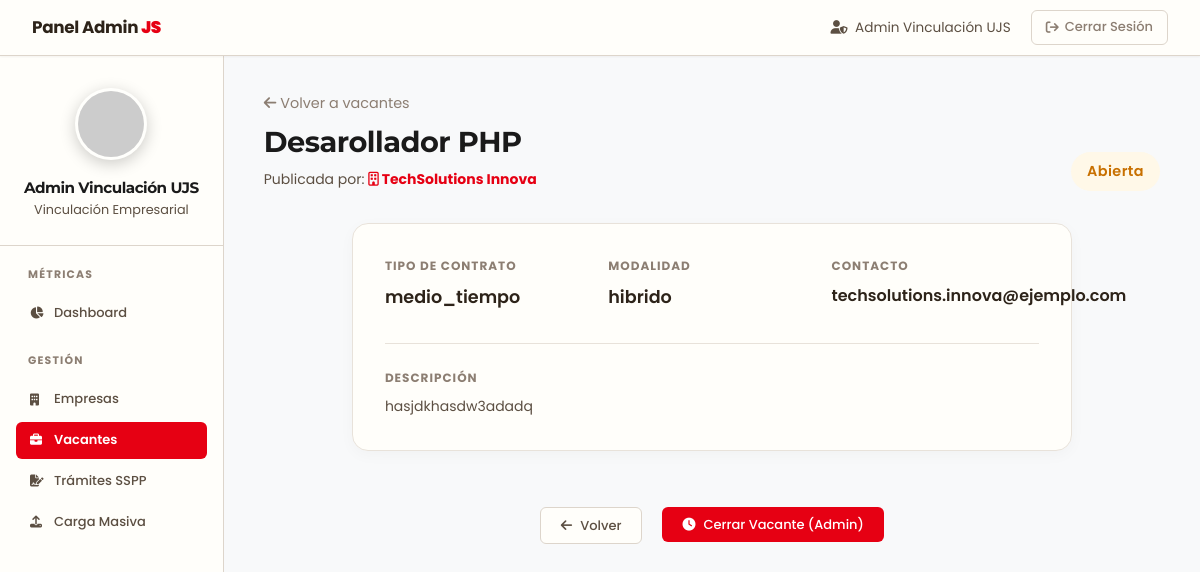
The app's page /admin/empresas/detalle_vacante.php?id=5 (signed in) with its own data.
### tables this page shows
CREATE TABLE `vacantes` (
  `id_vacante` int(11) NOT NULL,
  `id_empresa` int(11) NOT NULL,
  `titulo` varchar(255) NOT NULL,
  `descripcion` text NOT NULL,
  `tipo_contrato` enum('tiempo_completo','medio_tiempo','practicas','temporal','proyecto') NOT NULL,
  `modalidad` enum('presencial','remoto','hibrido') NOT NULL,
  `salario_ofrecido` decimal(10,2) DEFAULT NULL,
  `carrera_afin` varchar(100) DEFAULT NULL,
  `ubicacion` varchar(255) DEFAULT NULL,
  `estado` enum('abierta','cerrada') DEFAULT 'abierta',
  `fecha_publicacion` timestamp NOT NULL DEFAULT current_timestamp()
);

CREATE TABLE `empresas` (
  `id_empresa` int(11) NOT NULL,
  `nombre_empresa` varchar(255) NOT NULL,
  `carreras_afines` text DEFAULT NULL,
  `email_contacto` varchar(255) NOT NULL,
  `password` varchar(255) NOT NULL,
  `rfc` varchar(13) DEFAULT NULL,
  `descripcion` text DEFAULT NULL,
  `sitio_web` varchar(255) DEFAULT NULL,
  `logo_url` varchar(255) DEFAULT NULL,
  `estado_validacion` enum('pendiente','aprobada','rechazada') DEFAULT 'pendiente',
  `fecha_registro` timestamp NOT NULL DEFAULT current_timestamp(),
  `es_catalogo_sspp` tinyint(1) DEFAULT 0,
  `vigencia_sspp` date DEFAULT NULL,
  `banner_url` varchar(255) DEFAULT NULL,
  `notas_internas` text DEFAULT NULL
);

### admin/controllers/DetalleVacanteController.php (called while the page is built, shortened)
<?php
require_once __DIR__ . '/../models/VacanteModel.php';
class DetalleVacanteController {
    private $conexion;
    public function __construct(PDO $conexion) {
        $this->conexion = $conexion;
    }
    public function index() {
        $nombre_admin = $_SESSION['nombre_admin'] ?? 'Admin Vinculación';
        $id_vacante = isset($_GET['id']) ? (int)$_GET['id'] : 0;
        $vacanteModel = new VacanteModel($this->conexion);
        $vacante = $vacanteModel->getDetalleVacante($id_vacante);
        require_once __DIR__ . '/../views/empresas/detalle_vacante.php';
    }
}

### admin/empresas/detalle_vacante.php (called while the page is built)
<?php
require_once '../../config/conexion.php';
require_once '../controllers/DetalleVacanteController.php';
$controller = new DetalleVacanteController($conexion);
$controller->index();

### admin/models/VacanteModel.php (called while the page is built, shortened)
<?php
class VacanteModel {
    private $conexion;
    public function __construct(PDO $conexion) {
        $this->conexion = $conexion;
    }
    public function getDetalleVacante($id_vacante) {
        $sql = "SELECT
            v.id_vacante, v.titulo, v.descripcion, v.ubicacion, v.modalidad, v.tipo_contrato, v.salario_ofrecido, v.fecha_publicacion, v.estado AS estado_vacante, v.carrera_afin,
            e.id_empresa, e.nombre_empresa, e.email_contacto, e.rfc, e.descripcion AS descripcion_empresa, e.sitio_web, e.estado_validacion AS estado_empresa
        FROM vacantes v
        JOIN empresas e ON v.id_empresa = e.id_empresa
        WHERE v.id_vacante = :id_vacante";
        $stmt = $this->conexion->prepare($sql);
        $stmt->execute([':id_vacante' => $id_vacante]);
        return $stmt->fetch(PDO::FETCH_ASSOC);
    }
}

### admin/views/empresas/detalle_vacante.php (the view, shortened to what this page needs)
<?php
require_once __DIR__ . '/../../controllers/DetalleVacanteController.php';
?>
<!DOCTYPE html>
<html lang="es">
<head>
    <link rel="stylesheet" href="../../assets/css/companies_premium.css">
    <link rel="stylesheet" href="../../assets/css/index.css">
    <link rel="stylesheet" href="https://cdnjs.cloudflare.com/ajax/libs/font-awesome/6.5.1/css/all.min.css">
</head>
<body>
    <nav class="navbar-premium">
        <div class="navbar-brand">Panel Admin <span style="color: var(--js-rojo); font-weight: 900;">JS</span></div>
        <div class="navbar-links">
            <span style="color: var(--text-secondary); margin-right: 8px; font-size: 0.85rem;">
                <i class="fas fa-user-shield" style="margin-right: 4px;"></i> <?php echo htmlspecialchars($nombre_admin ?? 'Admin'); ?>
            </span>
            <a href="../../logout.php" class="btn-logout-premium">
                <i class="fas fa-arrow-right-from-bracket"></i> Cerrar Sesión
            </a>
        </div>
    </nav>
    <div class="dashboard-grid">
        <aside class="sidebar">
            <div class="sidebar-profile">
                <img src="https://ui-avatars.com/api/?name=<?php echo urlencode($nombre_admin ?? 'Admin'); ?>&background=E60013&color=fff&size=144&font-size=0.4&bold=true" alt="Perfil" class="sidebar-avatar">
                <h3 class="sidebar-name"><?php echo htmlspecialchars($nombre_admin ?? 'Admin'); ?></h3>
                <p class="sidebar-role">Vinculación Empresarial</p>
            </div>
            <nav class="sidebar-nav">
                <span class="sidebar-section-label">Métricas</span>
                <a href="dashboard.php" class="nav-pill"><i class="fas fa-chart-pie" style="width: 18px;"></i> Dashboard</a>
                <span class="sidebar-section-label">Gestión</span>
                <a href="lista_empresas.php" class="nav-pill"><i class="fas fa-building" style="width: 18px;"></i> Empresas</a>
                <a href="gestionar_vacantes.php" class="nav-pill active"><i class="fas fa-briefcase" style="width: 18px;"></i> Vacantes</a>
                <a href="gestionar_tramites.php" class="nav-pill"><i class="fas fa-file-signature" style="width: 18px;"></i> Trámites SSPP</a>
                <a href="carga_masiva.php" class="nav-pill"><i class="fas fa-upload" style="width: 18px;"></i> Carga Masiva</a>
            </nav>
        </aside>
        <main class="main-content">
            <div style="margin-bottom: 32px; display: flex; justify-content: space-between; align-items: flex-end;">
                <div>
                    <a href="gestionar_vacantes.php" style="color: var(--text-muted); text-decoration: none; font-size: 0.9rem; margin-bottom: 8px; display: inline-block;">
                        <i class="fas fa-arrow-left"></i> Volver a vacantes
                    </a>
                    <h2 style="margin:0; font-size: 1.8rem; font-weight: 800; color: var(--text);"><?php echo htmlspecialchars($vacante['titulo']); ?></h2>
                    <p style="color: var(--text-secondary); margin-top: 8px;">Publicada por: <strong style="color: var(--js-rojo);"><i class="far fa-building"></i> <?php echo htmlspecialchars($vacante['nombre_empresa']); ?></strong></p>
                </div>
                <span class="status-pill <?php echo strtolower($vacante['estado_vacante']); ?>" style="text-transform: capitalize; padding: 8px 16px; font-size: 0.9rem;">
                    <?php echo htmlspecialchars($vacante['estado_vacante']); ?>
                </span>
            </div>
            <div class="bento-card premium-form-card animate fadeRight" style="padding: 32px; background: var(--surface); border: 1px solid var(--border-light, #E2E8F0); border-radius: 16px; box-shadow: 0 4px 15px rgba(0,0,0,0.03); margin-bottom: 24px;">
                <div style="display: grid; grid-template-columns: repeat(auto-fit, minmax(200px, 1fr)); gap: 16px;">
                    <div>
                        <label style="display: block; font-size: 0.75rem; font-weight: 700; color: var(--text-muted); text-transform: uppercase; letter-spacing: 1px; margin-bottom: 8px;">Tipo de Contrato</label>
                        <span style="font-size: 1.1rem; font-weight: 600; color: var(--text);"><?php echo htmlspecialchars($vacante['tipo_contrato']); ?></span>
                    </div>
                    <div>
                        <label style="display: block; font-size: 0.75rem; font-weight: 700; color: var(--text-muted); text-transform: uppercase; letter-spacing: 1px; margin-bottom: 8px;">Modalidad</label>
                        <span style="font-size: 1.1rem; font-weight: 600; color: var(--text);"><?php echo htmlspecialchars($vacante['modalidad']); ?></span>
                    </div>
                    <div>
                        <label style="display: block; font-size: 0.75rem; font-weight: 700; color: var(--text-muted); text-transform: uppercase; letter-spacing: 1px; margin-bottom: 8px;">Contacto</label>
                        <span style="font-size: 1rem; font-weight: 600; color: var(--text);"><?php echo htmlspecialchars($vacante['email_contacto']); ?></span>
                    </div>
                </div>
                <div style="margin-top: 32px; padding-top: 24px; border-top: 1px solid var(--border-light);">
                    <label style="display: block; font-size: 0.75rem; font-weight: 700; color: var(--text-muted); text-transform: uppercase; letter-spacing: 1px; margin-bottom: 8px;">Descripción</label>
                    <p style="color: var(--text-secondary); line-height: 1.6;"><?php echo nl2br(htmlspecialchars($vacante['descripcion'])); ?></p>
                </div>
            </div>
            <div style="display: flex; justify-content: center; gap: 20px; padding-top: 32px;">
                <a href="gestionar_vacantes.php" class="btn-premium secondary">
                    <i class="fas fa-arrow-left"></i> Volver
                </a>
                <?php if ($vacante['estado_vacante'] === 'abierta'): ?>
                <form method="POST" style="margin: 0;">
                    <button type="submit" class="btn-premium" style="background: var(--js-rojo); color: white;">
                        <i class="fas fa-clock"></i> Cerrar Vacante (Admin)
                    </button>
                </form>
                <?php endif; ?>
            </div>
        </main>
    </div>
</body>
</html>

### assets/css/index.css (style rules this page uses)
:root { --js-red: #E60013; --js-red-dark: #B3000E; --js-red-light: #FF3347; --js-gold: #FCC800; --js-gold-dark: #D4A800; --js-gold-light: #FFEB99; --premium-dark: #1A1A1A; --premium-darker: #121212; --premium-gray: #4A4A4A; --premium-light-gray: #E0E0E0; --premium-surface: #FFFFFF; --premium-background: #F8F9FA; --font-heading: 'Montserrat', sans-serif; --font-body: 'Poppins', sans-serif; --shadow-sm: 0 2px 8px rgba(0, 0, 0, 0.05); --shadow-md: 0 8px 24px rgba(230, 0, 19, 0.08); --shadow-lg: 0 12px 32px rgba(0, 0, 0, 0.12); --transition-fast: 0.2s cubic-bezier(0.4, 0, 0.2, 1); --transition-smooth: 0.3s cubic-bezier(0.4, 0, 0.2, 1); }
body { font-family: var(--font-body) !important; background-color: var(--premium-background) !important; color: var(--premium-dark) !important; -webkit-font-smoothing: antialiased; -moz-osx-font-smoothing: grayscale; }
h1, h2, h3, h4, h5, h6, .title-login { font-family: var(--font-heading) !important; font-weight: 700 !important; color: var(--premium-dark) !important; letter-spacing: -0.5px; }
.animate.fadeRight, .card { animation: fadeInUp 0.6s cubic-bezier(0.16, 1, 0.3, 1) forwards !important; }
a { transition: color var(--transition-fast), opacity var(--transition-fast); }

### records on screen
vacantes: titulo "Desarollador PHP", id_empresa.nombre_empresa "TechSolutions Innova", estado "Abierta", tipo_contrato "medio_tiempo", modalidad "hibrido", id_empresa.email_contacto "techsolutions.innova@ejemplo.com", descripcion "hasjdkhasdw3adadq"

### other values on screen
$nombre_admin "Admin Vinculación UJS"
